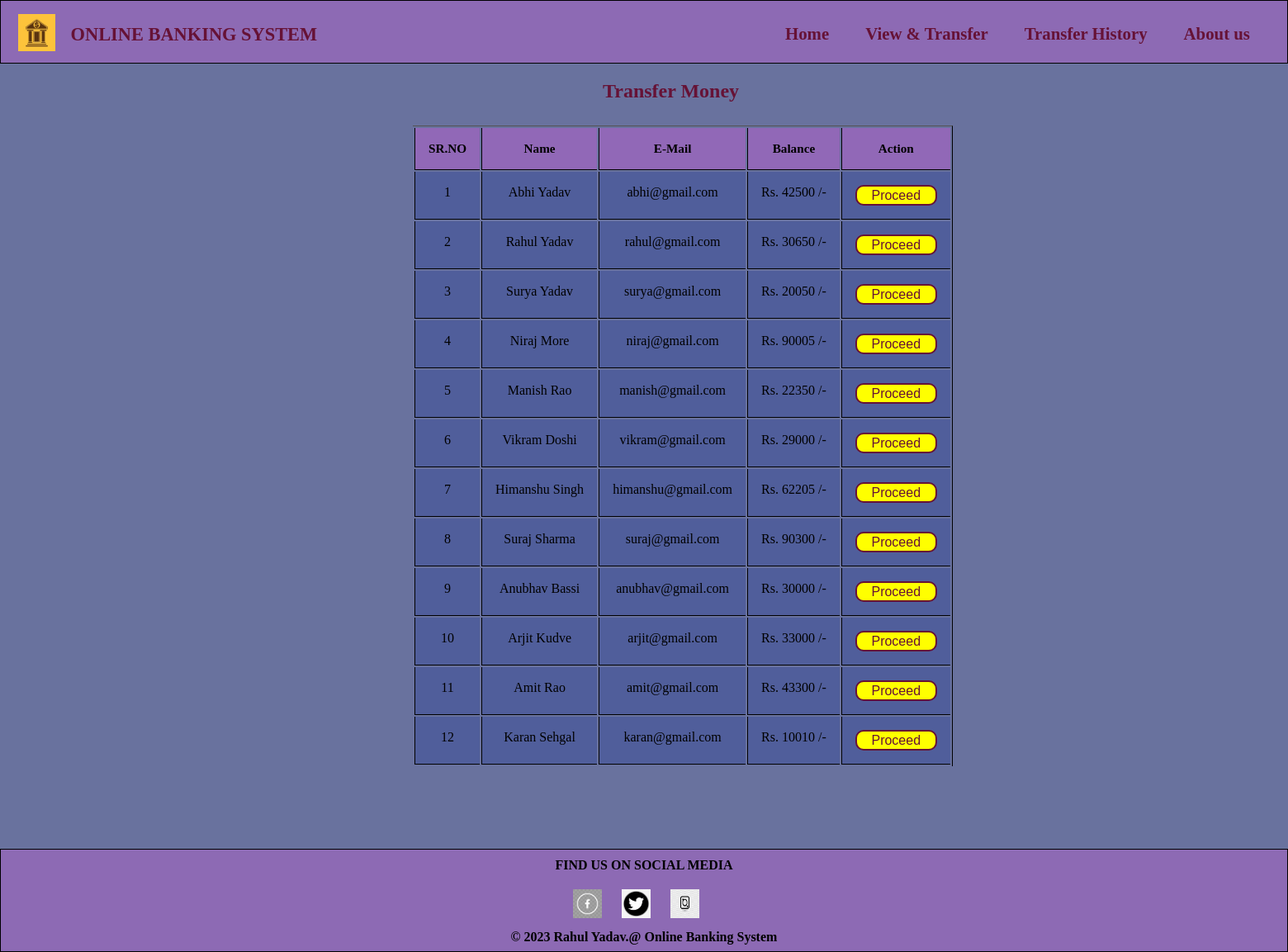
The app's page /transfermoney.php with its own data.
### tables this page shows
CREATE TABLE `users` (
  `id` int(3) NOT NULL,
  `name` text NOT NULL,
  `email` varchar(30) NOT NULL,
  `gender` varchar(155) NOT NULL,
  `balance` int(8) NOT NULL
);

### transfermoney.php (the view, shortened to what this page needs)
<!DOCTYPE html>
<html lang="en">
<head>
    <link rel="stylesheet" href="style.css">
</head>
        <div id="navs">
            <img class= "logo" src="image/bnk.jpg">
            <b class="head">ONLINE BANKING SYSTEM</b>
            <nav><strong>
            <a class="anchor" href="index.php">Home</a>
            <a class="anchor" href="transfermoney.php">View & Transfer</a>
            <a class="anchor" href="transactionhistory.php">Transfer History</a>
            <a class="anchor" class="bottom" href="#bottom">About us</a>
        </strong>
        </nav>
    </div>
<body style="background-color :#616b99f2;">
<?php
    include 'config.php';
    $sql = "SELECT * FROM users";
    $result = mysqli_query($conn,$sql);
?>
<div class="container2">
        <h2 class="text" style="color : #661236;padding:20px 0  10px 230px;">Transfer Money</h2>
        <br>
            <div class="row">
                <div class="col">
                    <div class="table-responsive-sm">
                    <table class="table" style="border-color:black;" border=1>
                        <thead class="red">
                            <tr>
                            <th scope="col" class="text-center py-2">SR.NO</th>
                            <th scope="col" class="text-center py-2">Name</th>
                            <th scope="col" class="text-center py-2">E-Mail</th>
                            <th scope="col" class="text-center py-2">Balance</th>
                            <th scope="col" class="text-center py-2">Action</th>
                            </tr>
                        </thead>
                        <tbody>
                <?php
                    $cnt=1;
                    while($rows=mysqli_fetch_assoc($result)){
                ?>
                    <tr style="color : black;">
                        <td class="py-2"><?php echo $cnt;; ?></td>
                        <td class="py-2"><?php echo $rows['name']?></td>
                        <td class="py-2"><?php echo $rows['email']?></td>
                        <td class="py-2">Rs. <?php echo $rows['balance']?> /-</td>
                        <td><a href="selecteduserdetail.php?id= <?php echo $rows['id'] ;?>">
                         <button type="button" class="btn6" style="background-color : yellow;" style="border-radius:0%;">Proceed</button></a></td>
                    </tr>
                <?php
                $cnt=$cnt+1;
                    }
                ?>
                        </tbody>
                    </table>
                    </div>
                </div>
            </div>
         </div>
         <div class="bottom" id="bottom">
        <h4 class="bot">FIND US ON SOCIAL MEDIA</h4>
        <img class="img" src="image/ff.jpg">
        <a href="www.twitter.com"></a> <img class ="img" src="image/tw.png">
        <a href="www.instagram.com"></a><img class ="img" src="image/ins.jpg">
        <p class="ii"><strong>© 2023 Rahul Yadav.@ Online Banking System</strong></p>
    </div>
</body>
</html>

### style.css (style rules this page uses)
* { margin: 0; padding: 0; box-sizing: border-box; }
body { background-color:#616b99f2; overflow-x: hidden; }
table thead th { font-size: .95rem; font-weight: bold; color: rgba(0,0,0,.54); border-top-width: 0; border-bottom-width: 1px; }
.head { font-size: 1.4rem; color: #661236; padding-left: 1%; position: relative; top:0.2rem; }
.anchor { text-decoration: none; color: #661236; font-size:1.3rem; position:relative; left:930px; bottom: 23px; padding-left: 20px; padding-right: 20px; }
#navs { background-color:#9e66bfad; border:1px solid black; }
.btn6 { width:99px; height:25px; font-size: 1rem; color: #661236; background-color:yellow; border: 2px solid; border-radius: 10px; }
th { font-weight: bold; }
.red { font-weight: bold; }
td , th { text-align: center; color:black; padding:1rem; vertical-align: top; border: 1px solid black; border-top: none; border-right: none; background-color: #505d9bf2; color:black; }
.text-center { color:black; background-color:#9e66bfc2; }
th { background-color: #1c87c9; vertical-align: bottom; border-bottom: 1px solid black; font-size: .95rem; font-weight:bold; color:rgb(80, 10, 82); border-top-width:bolder; border-bottom-width:bolder; }
table { border-left: none; border-bottom: none; margin-bottom: 100px; }
.container2 { position: relative; left:500px; }
.logo { height: 45px; width: 45px; margin-left: 20px; position: relative; top:16px; left:1px }
.bottom { text-align: center; background-color:#9e66bfad; margin-top: 1%; padding-top: 10px; overflow-x: hidden; overflow-y: hidden; border:1px solid black; }
.img { height:35px; width:45px; margin:20px 10px 10px auto; padding-right: 10px; }
p { padding-bottom: 0.5%; }

### records on screen
users: name "Abhi Yadav", email "abhi@gmail.com", balance "42500"
users: name "Rahul Yadav", email "rahul@gmail.com", balance "30650"
users: name "Surya Yadav", email "surya@gmail.com", balance "20050"
users: name "Niraj More", email "niraj@gmail.com", balance "90005"
users: name "Manish Rao", email "manish@gmail.com", balance "22350"
users: name "Vikram Doshi", email "vikram@gmail.com", balance "29000"
users: name "Himanshu Singh", email "himanshu@gmail.com", balance "62205"
users: name "Suraj Sharma", email "suraj@gmail.com", balance "90300"
users: name "Anubhav Bassi", email "anubhav@gmail.com", balance "30000"
users: name "Arjit Kudve", email "arjit@gmail.com", balance "33000"
users: name "Amit Rao", email "amit@gmail.com", balance "43300"
users: name "Karan Sehgal", email "karan@gmail.com", balance "10010"
